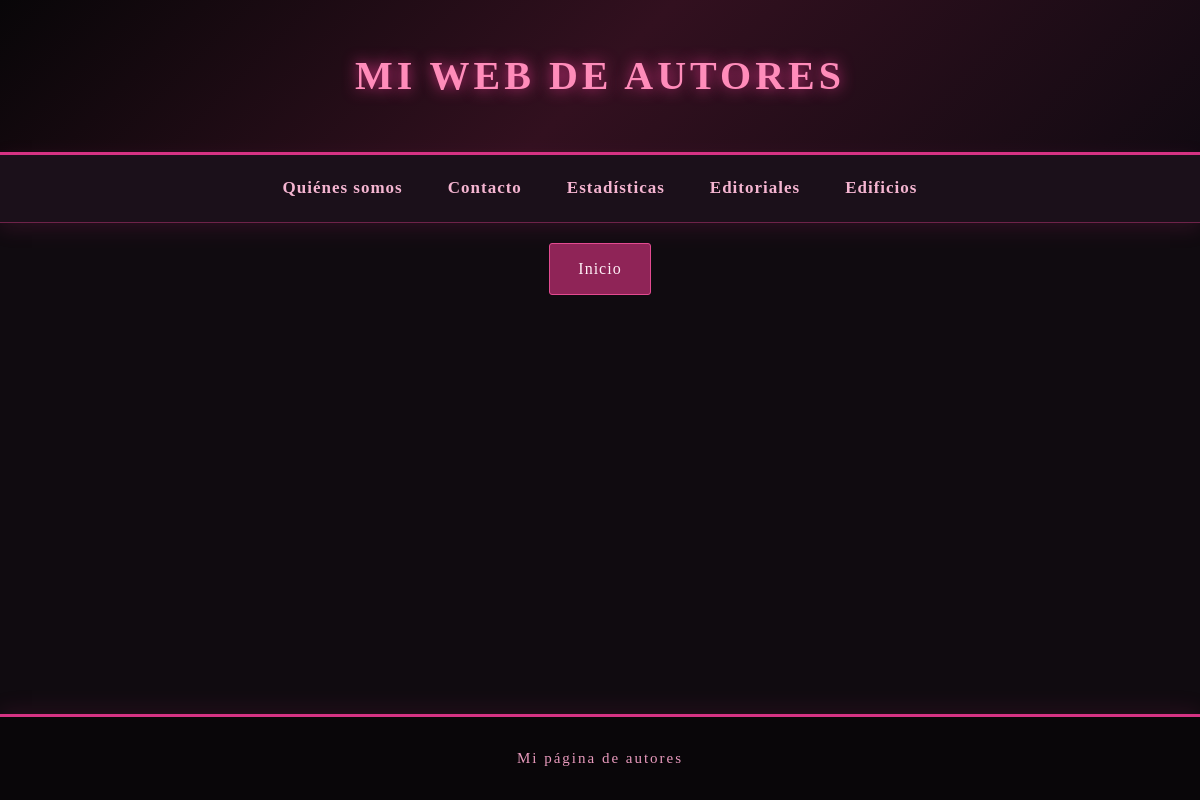
Before: /autores/libros/3 with the older database file.
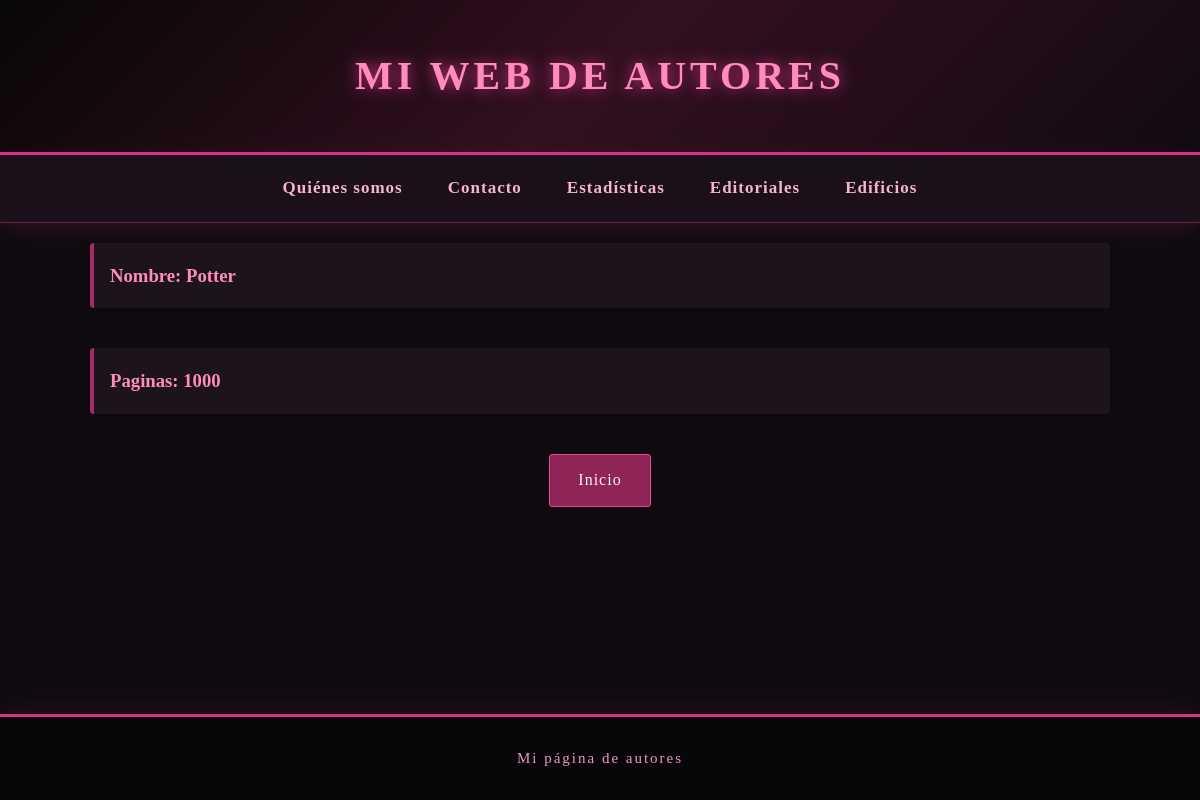
After: the same page with the newer database file.
### autores_clasicos/models.py (models this page shows, shortened)
class Libro(models.Model):
    nombre= models.CharField(max_length=200)
    genero= models.CharField(max_length=200)
    num_paginas= models.PositiveBigIntegerField()
    autor = models.ForeignKey(Autor, on_delete=models.CASCADE)
    editorial= models.ForeignKey(Editorial, on_delete=models.PROTECT, blank=True, null=True)
    '''
    ForeignKey(on_delete=models.PROTECT) -> no se borra si se borra el relacionado
    CASCADE -> se borran los hijitos
    -------------
    Relaciones:
    -Uno a muchos se hace sin poner nada, con fk normal
        autor = models.ForeignKey(Autor, on_delete=models.CASCADE)
        Lo pongo en LIBRO y asi digo un LIBRO puede tener un autor
        pero un autor muchos libros
    -el many to many tenemos que decir a django que cree una tabla intermedia
    autores= models.ManyToManyField(Autor, related_name="hola", blank=True)
    (debes mirar en bbdd en qué entidad concreta se crea el campo cuando es m:n), las normas de formalización
    La tabla intermedia puede tener un atributo extra o varios (relacion aula- personasClase tiene olor)->
    Pues añades un nuevo parametro despues de Autor, que es through="nombreClase"->
     esa clase que he creado tiene fk de cada una de las otras dos tablas
     + el resto de atributos que me den la gana
     -onetoonefield es uno a uno
     models.OneToOneField(...)


     -> agregar haces libro.autores.add(autor)
--------
related_name: sirve para personalizar el acceso inverso a una relación. SUSTITUYE AL _set      .all()
__ : sirve para consultas: Libro.objects.filter(edificio__nombre='Torre del Oro')
     y coge y atraviesa todo


__ (doble guion bajo): sirve para navegar por relaciones en consultas (filter, annotate, aggregate, etc.).

-----------------------------------------------------------------------------------------------
problema n+1 y su solución->
dos soluciones:
-select_related() -> uno dos registros
    libros= Libro.objects.select_related("editorial") //es como una consulta JOIN, para este libro ponme los datos de su
    editorial relacionada. Es solo una consulta. Dentro de libro debe existir la col editorial que sea fk, claro

-prefetch_related() -> a veces de cada libro hay un numero indeterminado de editoriales (one to many o many to many)
para cada libro me puede sacar 4 autores, para otro 2...
asi que usamos prefetch_related()
asi que para usarlo haces print de libro.autores.all()
------------------------------------------------------------------------------------------------
combinacion de related y prefetch


libros= Libro.objetcs.select_related("editorial").prefetch_related("autores")
es decir: dame para cada libro su editorial y todos sus autores (las dos fk que tiene)

el prefetch te coge todos los datos de la tabla referenciada, puedo especificar la consulta sql

editoriales= Editorial.objects.prefetch_related(
Prefetch(
"libros"
queryset=Libro.objects.filter(disponible=True).order_by("titulo))
etc etc etc
)

------------------------------------------------------------------------------------------------------
DIFERENCIAS:
SUSTITYYE AL FOR PARA HACER CONSULTAS MAS OPTIMAS
-annotate() -> añadir un cálculo a cada objeto individual(cuántos pasteles tiene cada sucursal)


-aggregate()-> como annotate pero en vez de dar un resultado por cada objeto, da un resultado global (cuántos pasteles
tienen todas las sucursales juntas)


SUSTITYE A AVG, COUNT SUM MAX LO PODRIA HACER EN PYTHON PERO LO HAGO CON SQL
-select_related() -> optimizar consultas cuando hay fk. (VENTAS relaciona SUCURSAL con PASTEL. Puedo coger todas las VENTAS
e i terar en cada venta para ir contando cuántos pastele en total ha vendido cada sucursal
o  hacer un JOIN de dame VENTA donde sucursal sea 'aeropuerto' y donde PASTEL.SABOR sea 'fresa')ç




-prefetch_related() ->
# 1. Obtenemos todos los empleados de la base de datos.
# prefetch_related("sucursales") le dice a Django que también
# cargue las sucursales relacionadas con cada empleado.
# Así evitamos hacer una consulta por cada empleado al acceder a sus sucursales.

empleados = Empleado.objects.prefetch_related("sucursales")


# 2. Recorremos uno por uno todos los empleados obtenidos.
for empleado in empleados:

    # 3. Obtenemos todas las sucursales a las que pertenece este empleado.
    # Como hemos utilizado prefetch_related(), Django ya las ha cargado.
    sucursales = empleado.sucursales.all()

    # 4. Contamos cuántas sucursales tiene este empleado.
    # len() cuenta los elementos de la lista (QuerySet precargado).
    total = len(sucursales)

    # 5. Mostramos el nombre del empleado.
    print(empleado.nombre)

    # 6. Mostramos el número total de sucursales de ese empleado.
    print("Total de sucursales:", total)

    # 7. Recorremos todas las sucursales de este empleado.
    for sucursal in sucursales:

        # 8. Mostramos el nombre de cada sucursal.
        print(sucursal.nombre)


        --DEBERES USAR LO ANTEERIOR, META, STR




        Utiliza Prefetch para obtener solo los libros disponibles de cada editorial.
        solo los libros cuyo autor no este funado
    '''

### autores_clasicos/views.py (the view)
# urls.py: path('libros/<int:id>', views.libros_autor, name='libros_autor_actual'),
def libros_autor(request, id):
    libros = Libro.objects.filter(autor=id)
    return render(request, 'autores_clasicos/todos_libros.html', {
        'libros': libros
    })

### autores_clasicos/templates/autores_clasicos/todos_libros.html
{% extends 'autores_clasicos/main.html' %}
{% block contenido %}
{% for libro in libros %}
    <h3>Nombre: {{libro.nombre}}</h3>
    <h3>Paginas: {{libro.num_paginas}}</h3>
{% endfor %}
    <a href="{% url 'inicio' %}">Inicio</a>
{% endblock %}

Changed rows visible on the page:
added Libro: nombre "Potter", num_paginas "1000"
